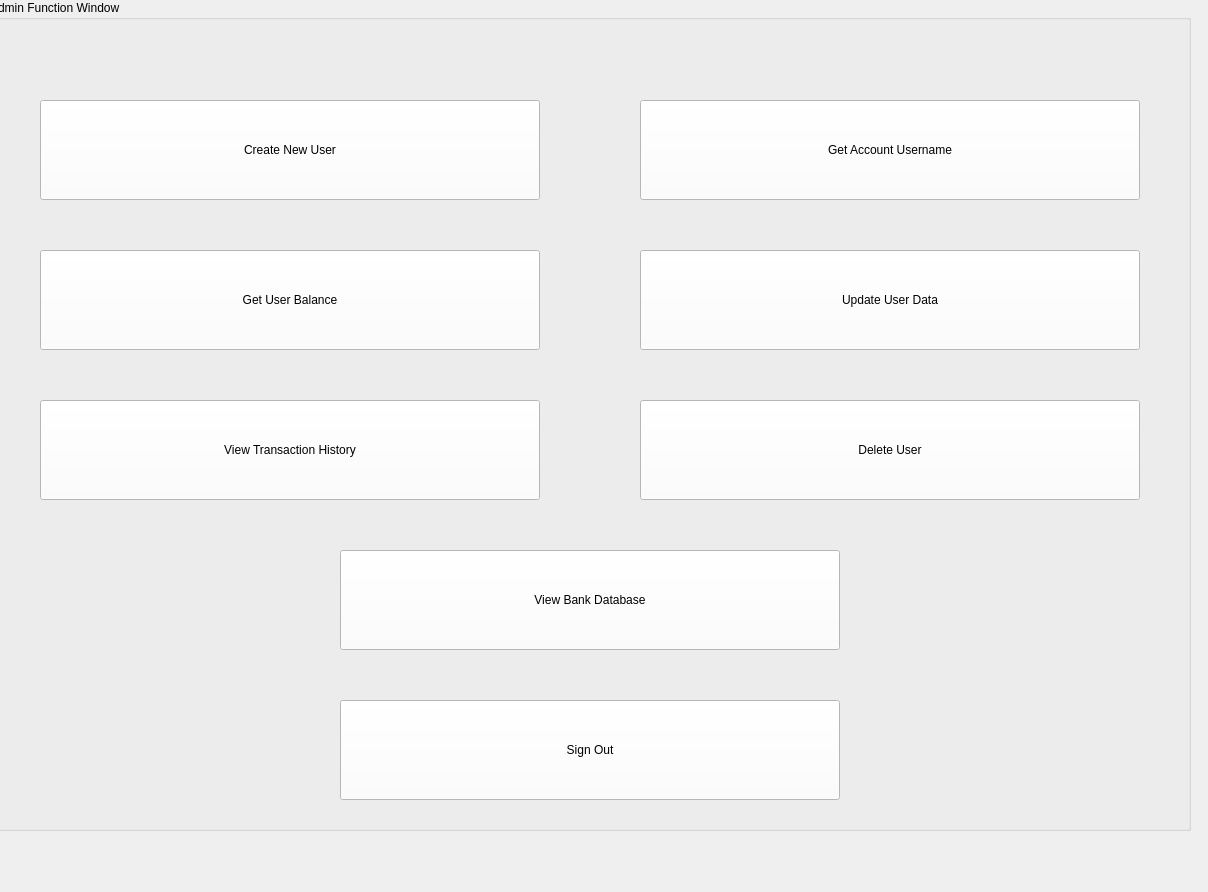
<?xml version="1.0" encoding="UTF-8"?>
<ui version="4.0">
 <class>Admin_Window</class>
 <widget class="QWidget" name="Admin_Window">
  <property name="geometry">
   <rect>
    <x>0</x>
    <y>0</y>
    <width>1208</width>
    <height>892</height>
   </rect>
  </property>
  <property name="windowTitle">
   <string>Form</string>
  </property>
  <widget class="QGroupBox" name="groupBox">
   <property name="geometry">
    <rect>
     <x>-10</x>
     <y>0</y>
     <width>1201</width>
     <height>831</height>
    </rect>
   </property>
   <property name="title">
    <string>Admin Function Window</string>
   </property>
   <widget class="QPushButton" name="pushButton_3">
    <property name="geometry">
     <rect>
      <x>650</x>
      <y>250</y>
      <width>500</width>
      <height>100</height>
     </rect>
    </property>
    <property name="styleSheet">
     <string notr="true">font: 900 16pt &quot;Segoe UI&quot;;
background-color: rgb(255, 255, 255);
color: rgb(0, 0, 0);</string>
    </property>
    <property name="text">
     <string>Update User Data</string>
    </property>
   </widget>
   <widget class="QPushButton" name="SignOut_PB">
    <property name="geometry">
     <rect>
      <x>350</x>
      <y>700</y>
      <width>500</width>
      <height>100</height>
     </rect>
    </property>
    <property name="styleSheet">
     <string notr="true">font: 900 16pt &quot;Segoe UI&quot;;
background-color: rgb(255, 255, 255);
color: rgb(0, 0, 0);</string>
    </property>
    <property name="text">
     <string>Sign Out</string>
    </property>
   </widget>
   <widget class="QPushButton" name="pushButton_2">
    <property name="geometry">
     <rect>
      <x>350</x>
      <y>550</y>
      <width>500</width>
      <height>100</height>
     </rect>
    </property>
    <property name="styleSheet">
     <string notr="true">font: 900 16pt &quot;Segoe UI&quot;;
background-color: rgb(255, 255, 255);
color: rgb(0, 0, 0);</string>
    </property>
    <property name="text">
     <string>View Bank Database</string>
    </property>
   </widget>
   <widget class="QPushButton" name="View_Transaction_History">
    <property name="geometry">
     <rect>
      <x>50</x>
      <y>400</y>
      <width>500</width>
      <height>100</height>
     </rect>
    </property>
    <property name="styleSheet">
     <string notr="true">font: 900 16pt &quot;Segoe UI&quot;;
background-color: rgb(255, 255, 255);
color: rgb(0, 0, 0);</string>
    </property>
    <property name="text">
     <string>View Transaction History</string>
    </property>
   </widget>
   <widget class="QPushButton" name="Get_User_Balance_PB">
    <property name="geometry">
     <rect>
      <x>50</x>
      <y>250</y>
      <width>500</width>
      <height>100</height>
     </rect>
    </property>
    <property name="styleSheet">
     <string notr="true">font: 900 16pt &quot;Segoe UI&quot;;
background-color: rgb(255, 255, 255);
color: rgb(0, 0, 0);</string>
    </property>
    <property name="text">
     <string>Get User Balance</string>
    </property>
   </widget>
   <widget class="QPushButton" name="pushButton">
    <property name="geometry">
     <rect>
      <x>650</x>
      <y>400</y>
      <width>500</width>
      <height>100</height>
     </rect>
    </property>
    <property name="styleSheet">
     <string notr="true">font: 900 16pt &quot;Segoe UI&quot;;
background-color: rgb(255, 255, 255);
color: rgb(0, 0, 0);</string>
    </property>
    <property name="text">
     <string>Delete User</string>
    </property>
   </widget>
   <widget class="QPushButton" name="Create_New_User_PB">
    <property name="geometry">
     <rect>
      <x>50</x>
      <y>100</y>
      <width>500</width>
      <height>100</height>
     </rect>
    </property>
    <property name="styleSheet">
     <string notr="true">font: 900 16pt &quot;Segoe UI&quot;;
background-color: rgb(255, 255, 255);
color: rgb(0, 0, 0);</string>
    </property>
    <property name="text">
     <string>Create New User</string>
    </property>
    <property name="iconSize">
     <size>
      <width>50</width>
      <height>50</height>
     </size>
    </property>
   </widget>
   <widget class="QPushButton" name="Get_Account_Number_PB">
    <property name="geometry">
     <rect>
      <x>650</x>
      <y>100</y>
      <width>500</width>
      <height>100</height>
     </rect>
    </property>
    <property name="styleSheet">
     <string notr="true">font: 900 16pt &quot;Segoe UI&quot;;
background-color: rgb(255, 255, 255);
color: rgb(0, 0, 0);</string>
    </property>
    <property name="text">
     <string>Get Account Username</string>
    </property>
   </widget>
  </widget>
 </widget>
 <resources/>
 <connections/>
</ui>
